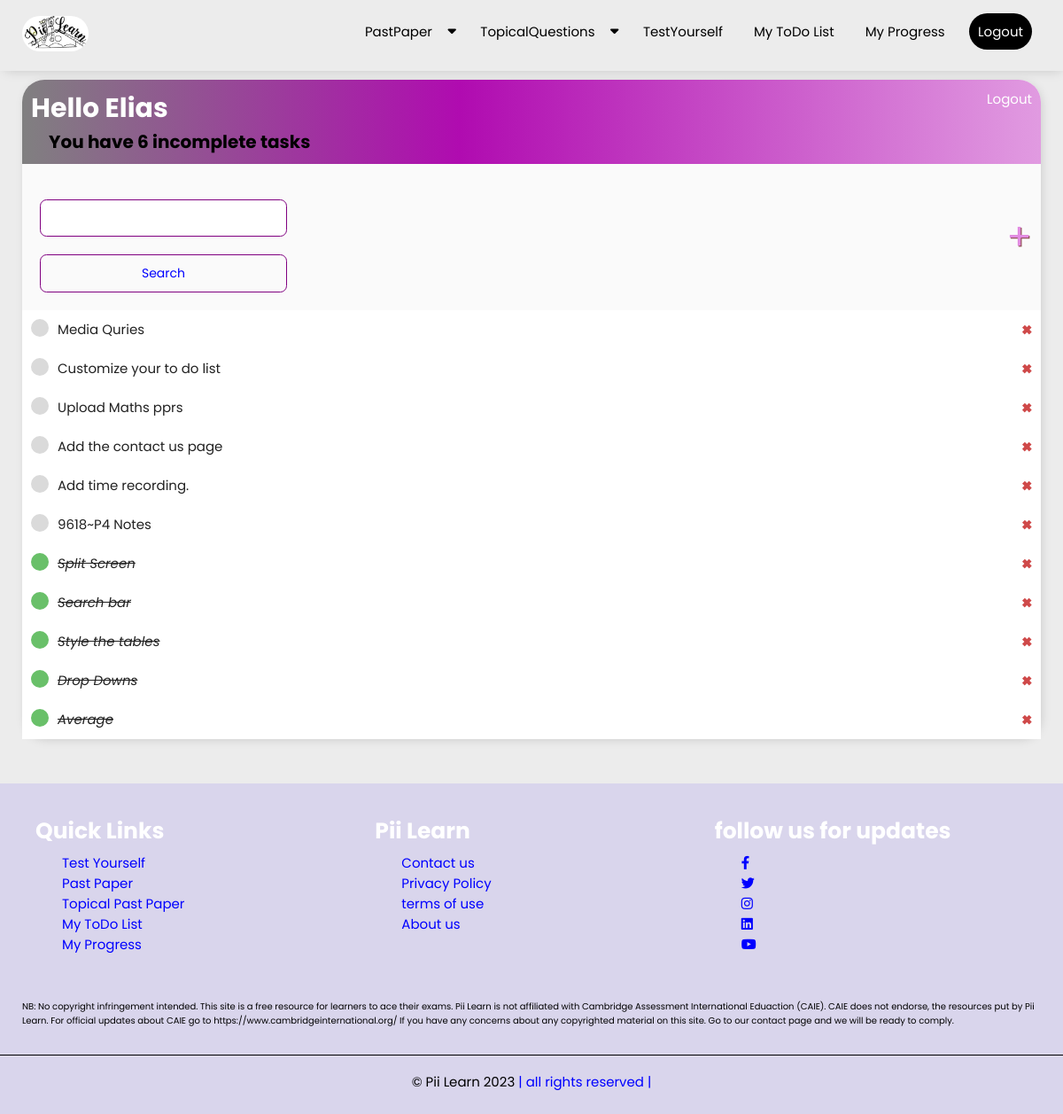
Page /my_to_do_list/ (signed in) on the earlier database version.
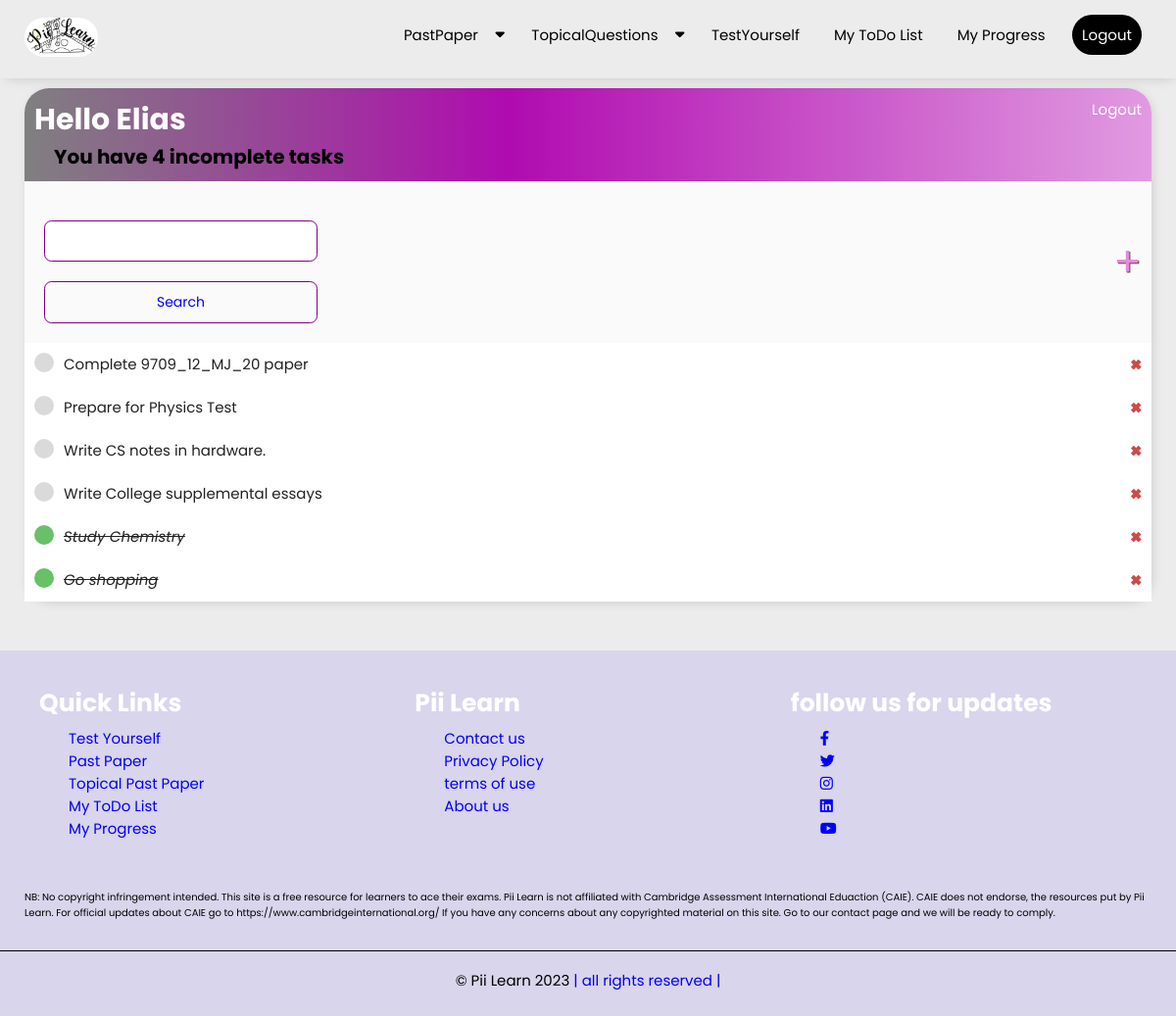
Same page on the later database version.
### examsolution/models.py (models this page shows, shortened)
class website_pics(models.Model):
    website_logo = models.ImageField(null=True,upload_to='WesbitePics')

class UserTask(models.Model):
    user = models.ForeignKey(User, on_delete=models.CASCADE)
    title = models.CharField(max_length=200)
    description = models.TextField()
    complete = models.BooleanField(default=False)
    created = models.DateTimeField(auto_now_add=True)
    class Meta:
        ordering = ['complete']

### examsolution/views.py (the view)
# urls.py: path('my_to_do_list/',UserTaskList.as_view(),name='my_to_do_list'),
class UserTaskList(LoginRequiredMixin,ListView):
    model = UserTask
    context_object_name = 'usertasklist'
    def get_context_data(self, **kwargs):
        context = super().get_context_data(**kwargs)
        context['usertasklist'] = context['usertasklist'].filter(user=self.request.user)
        context['count'] = context['usertasklist'].filter(complete=False).count()
        website_logo = website_pics.objects.get(id=1)
        context['website_logo'] = website_logo
        search_input = self.request.GET.get('search_area') or ''
        if search_input:
            context['usertasklist'] = context['usertasklist'].filter(title__icontains=search_input) #icontains can be used if the title contains that letter
        context['search_input'] = search_input
        return context

### examsolution/templates/examsolution/usertask_list.html (shortened to what this page needs)
{% extends 'examsolution/base.html' %}
{% load static %}
{% block content %}
<div class="piilearn_wrap_container">
    <div class="header_bar">
        <div>
            <h1> Hello {{request.user|title}} </h1>
            <h3> You have {{count}} incomplete task{{count|pluralize:"s"}}</h3>
        </div>
        {% if request.user.is_authenticated %}
            <a href="{% url 'examsolution:logout' %}">Logout</a>
        {% else %}
            <a href="{% url 'examsolution:login' %}">Login</a>
        {% endif %}
    </div>
    <div id="search-add-wrapper">
        <form method="GET" style="margin-top:20px; display:grid;" id="usertask_list_search_form">
            <input type='text' name="search_area" value={{search_input}}>
            <input type='Submit' value="Search" class="all_buttons">
        </form>
        <a id="add-link" href="{% url 'examsolution:create_task' %}">&#x2b;</a>
    </div>
    <div class="task-items-wrapper">
        {% for task in usertasklist %}
            <div class="task-wrapper">
                {% if task.complete %}
                    <div class="task-title">
                        <div class="task-complete-icon"></div>
                        <i><a style="text-decoration: line-through; font-weight:none !important;" href="{% url 'examsolution:update_task' task.id %}"> {{task.title}} </a></i>
                    </div>
                    <a class="delete-link" href="{% url 'examsolution:delete_task' task.id %}">&#215;</a>
                {% else %}
                    <div class="task-title">
                        <div class="task-incomplete-icon"></div>
                        <a href="{% url 'examsolution:update_task' task.id %}"> {{task.title}} </a>
                    </div>
                    <a class="delete-link" href="{% url 'examsolution:delete_task' task.id %}">&#215;</a>
                {% endif %}
            </div>
        {% empty %}
            <h3> {{request.user.username|title}}, you have no tasks on your schedule.</h3>
        {% endfor %}
    </div>
</div>
{% endblock content %}

### examsolution/templates/examsolution/base.html (shortened to what this page needs)
<!DOCTYPE html>
{% load static %}
<html lang="en">
<head>
    <link rel="stylesheet" href="https://cdnjs.cloudflare.com/ajax/libs/font-awesome/6.3.0/css/all.min.css" />
    <link rel="stylesheet" href="{% static 'examsolution/css/style.css' %}">
    <link rel="stylesheet" href="https://cdn.jsdelivr.net/npm/swiper@9/swiper-bundle.min.css"/>
</head>
<body>
    <section class="header" style="webkik-box-shadow: 2px 2px 13px -4px rgba(0,0,0,0.21);
    box-shadow: 2px 2px 13px -4px rgba(0,0,0,0.21);">
        <nav class="menu_bar">
            <a class="logo" href=" {% url 'examsolution:home' %} "><img src="{% static website_logo.website_logo %}"  alt="" style="max-height:40px" id="website_logo"></a>
            <ul class="nav-menu">
                <li><a href=" {% url 'examsolution:past_papers' %}">PastPaper  <i class="fas fa-caret-down" id="drop-4"></i></a>
                </li>
                <li><a href=" {% url 'examsolution:topical_past_paper' %}">TopicalQuestions  <i class="fas fa-caret-down" id="drop-2"></i></a>
                </li>
                <li><a href=" {% url 'examsolution:test_yourself' %} ">TestYourself {% comment %}<i class="fas fa-caret-down" id="drop-3"></i>{% endcomment %}</a>
                </li>
                <li><a href=" {% url 'examsolution:my_to_do_list' %} ">My ToDo List</a></li>
                <li><a href="{% url 'examsolution:my_progress' %}">My Progress</a></li>
                {% if request.user.is_authenticated %}
                    <li style="margin-bottom:1rem;"><a id="base_logout_link" href=" {% url 'examsolution:logout' %} ">Logout</a></li>
                {% else %}
                    <li style="margin-bottom:1rem;"><a id="base_login_link" href=" {% url 'examsolution:login' %} ">Login</a></li>
                    <li style="margin-bottom:1rem;"><a id="base_sign_up_link" href=" {% url 'examsolution:register' %} ">Signup</a></li>
                {% endif %}
            </ul>
        </nav>
    </section>
    {% block content %}{% endblock content %}
    <section class="footer">
        <div class="box-container">
            <div class="box">
                <h3>Quick Links</h3>
                <a href="{% url 'examsolution:test_yourself' %}">Test Yourself</a>
                <br>
                <a href="{% url 'examsolution:past_papers' %}">Past Paper</a>
                <br>
                <a href="{% url 'examsolution:topical_past_paper' %}">Topical Past Paper</a>
                <br>
                <a href=" {% url 'examsolution:my_to_do_list' %} ">My ToDo List</a>
                <br>
                <a href="{% url 'examsolution:my_progress' %}">My Progress</a>
                <br>
                <br>
            </div>
            <div class="box">
                <h3>Pii Learn</h3>
                <a href="{% url 'examsolution:contact_us' %}">Contact us</a>
                <br>
                <a href="{% url 'examsolution:privacy' %}">Privacy Policy</a>
                <br>
                <a href="{% url 'examsolution:terms_of_use' %}">terms of use</a>
                <br>
                <a href="{% url 'examsolution:about_us' %}">About us</a>
            </div>
            <div class="box">
                <h3>follow us for updates</h3>
                <a href="#"><i class="fab fa-facebook-f"></i></a>
                <br>
                <a href="#"><i class="fab fa-twitter"></i></a>
                <br>
                <a href="#"><i class="fab fa-instagram"></i></a>
                <br>
                <a href="#"><i class="fab fa-linkedin"></i></a>
                <br>
                <a href="#"><i class="fab fa-youtube"></i></a>
            </div>
        </div>
        <div class="disclaimer">
            <p>
                NB: No copyright infringement intended. This site is a free resource for learners
                to ace their exams. Pii Learn is not affiliated with Cambridge Assessment International Eduaction (CAIE).
                CAIE does not endorse, the resources put by Pii Learn. For official updates about CAIE go to https://www.cambridgeinternational.org/
                If you have any concerns about any copyrighted material on this site. Go to our contact page
                and we will be ready to comply.
            </p>
        </div>
        <div class="copy_right"> &copy Pii Learn 2023 <span>| all rights reserved |</span></div>
    </section>
</body>
</html>

### examsolution/static/examsolution/css/style.css (style rules this page uses)
:root { --main-color: #ececec; --black: #222; --white: #fff; --light--black: #777; --dark-bg: #eee; --border: .1rem solid var(--black); --box-shadow: 0 .5rem 1rem rgba(20, 16, 20, 1); --text-shadow: 0 1.5rem 3rem rgba(0,0,0,.3); }
* { font-family: 'Poppins', sans-serif; margin: 0; padding: 0; box-sizing: border-box; outline: none; border: none; text-decoration: none; text-transform: none; }
html { font-size: 62.5%; overflow-x: hidden; background-color: var(--main-color); }
.header { top: 0; left: 0; right: 0; z-index: 1000; position:fixed; }
.menu_bar { background-color: var(--main-color); height: 80px; width: 100%; display: flex; align-items: center; justify-content: space-between; padding: 0 2.5rem; }
.menu_bar a img#website_logo { border-radius: 2rem; }
.menu_bar ul { list-style: none; display: flex; }
.menu_bar ul li { padding: 10px 10px; position: relative; }
.menu_bar ul li a { color: black; text-decoration: none; font-size: 1.5rem; background-color: white hidden; padding: .75rem; border-radius: 2.5rem hidden; transition: all 0.6s; }
.fas { float: right; margin-left: 10px; padding-top: 3px; }
#base_logout_link,#base_login_link { background-color: black !important; border-radius: 2.5rem !important; color: white !important; padding: 1rem !important; }
.footer { background-size: cover; background-position: center; background-color: rgba(93, 63, 228, 0.133); }
.footer .box-container { margin-bottom: 2.5rem; margin-left: 2.5rem; margin-right: 2.5rem; display:grid; grid-template-columns: repeat(auto-fit,minmax(25rem,1fr)); }
.footer .box-container .box { margin-top: 2.5rem; margin-left: 0.5rem; padding: 1rem; }
.footer .box-container .box h3 { color: var(--white); font-size: 2.5rem; padding-bottom: 0.5rem; }
.footer .box-container .box a { color: blue; font-size: 1.5rem; padding-bottom: 1rem; }
.footer .box-container .box a { color: blue; margin-left: 3rem; }
.footer .disclaimer { margin-left: 2.5rem; margin-right: 2.5rem; }
.footer .disclaimer p { font-size: 1rem; text-transform: none; }
.footer .copy_right { text-align: center; padding-top: 1.75rem; margin-top: 3rem; padding-bottom: 2.5rem; border-top: .1rem solid black; font-size: 1.5rem; color: black; }
.footer .copy_right span { color: blue; }
.piilearn_wrap_container { margin: auto; margin-top: 9rem; margin-bottom: 5rem; margin-left: 2.5rem; margin-right: 2.5rem; background-color: #FAFAFA; -webkik-box-shadow: 2px 2px 13px -4px rgba(0,0,0,0.21); box-shadow: 2px 2px 13px -4px rgba(0,0,0,0.21); text-transform: none; border-radius: 2.5rem; }
.header_bar { padding: 1rem; display: flex; justify-content: space-between; color: white; border-radius: 2.5rem 2.5rem 0 0; background: linear-gradient(90deg,rgb(128, 128, 128) 0%,rgb(176, 11, 176) 43%, rgb(225, 155, 225) 100%); }
.header_bar a { color: #fff; text-decoration: none; font-size: 1.5rem; }
.header_bar h1 { font-size: 3rem; }
.header_bar h3 { font-size: 2rem; margin-left: 2rem; color: black; }
.task-wrapper { display: flex; align-items: center; justify-content: space-between; padding: 1rem; background-color: white; border-bottom: 1px solid white; }
.task-title { display: flex; }
.task-title a { text-decoration: none; color: #222; margin-left: 10px; font-size: 1.5rem; }
.task-complete-icon { height: 20px; width: 20px; background-color: rgba(105,192,105); border-radius: 50%; }
.task-incomplete-icon { height: 20px; width: 20px; background-color: rgba(218,218,218); border-radius: 50%; }
.delete-link { text-decoration: none; font-weight: 900; color:#cf4949; font-size: 2rem; line-height: 0; }
#search-add-wrapper { display: flex; justify-content: space-between; align-items: center; padding: 10px; }
#add-link { color: rgb(225, 139, 225); text-decoration: none; font-size: 42px; text-shadow: 1px 1px #81413b; }
.piilearn_wrap_container input[type=text], .piilearn_wrap_container input[type=password],.piilearn_wrap_container textarea { border: 1px solid purple; border-radius: 0.75rem; padding: 10px; margin: 1rem; }
.all_buttons { border: 1px solid purple; background-color: #FAFAFA; color: blue; padding: 10px; font-size: 14px; border-radius: 0.75rem; cursor: pointer; text-decoration: none; margin: 1rem; }

Differences in the rows shown:
removed UserTask: title "Media Quries"
removed UserTask: title "Customize your to do list"
removed UserTask: title "Upload Maths pprs"
removed UserTask: title "Add the contact us page"
removed UserTask: title "Add time recording."
removed UserTask: title "9618~P4 Notes"
removed UserTask: title "Split Screen"
removed UserTask: title "Search bar"
removed UserTask: title "Style the tables"
removed UserTask: title "Drop Downs"
removed UserTask: title "Average"
added UserTask: title "Complete 9709_12_MJ_20 paper"
added UserTask: title "Prepare for Physics Test"
added UserTask: title "Write CS notes in hardware."
added UserTask: title "Write College supplemental essays"
added UserTask: title "Study Chemistry"
added UserTask: title "Go shopping"
Other differences:
{{ count }}: "6" → "4"
